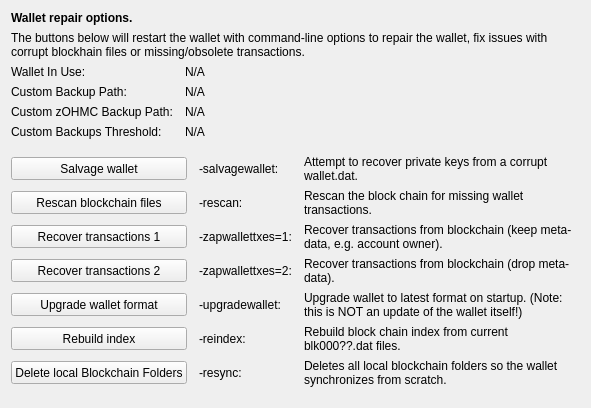
     <widget class="QWidget" name="tab_repair">
      <attribute name="title">
       <string>&amp;Wallet Repair</string>
      </attribute>
      <layout class="QGridLayout" name="gridLayout_4" columnstretch="0,0,0,0">
       <property name="horizontalSpacing">
        <number>12</number>
       </property>
       <item row="0" column="0" colspan="4">
        <widget class="QLabel" name="label_repair_header">
         <property name="font">
          <font>
           <weight>75</weight>
           <bold>true</bold>
          </font>
         </property>
         <property name="text">
          <string>Wallet repair options.</string>
         </property>
        </widget>
       </item>
       <item row="1" column="0" colspan="4">
        <widget class="QLabel" name="label_repair_helptext">
         <property name="font">
          <font>
           <weight>50</weight>
           <bold>false</bold>
          </font>
         </property>
         <property name="text">
          <string>The buttons below will restart the wallet with command-line options to repair the wallet, fix issues with corrupt blockhain files or missing/obsolete transactions.</string>
         </property>
         <property name="wordWrap">
          <bool>true</bool>
         </property>
        </widget>
       </item>
       <item row="2" column="0">
        <widget class="QLabel" name="wallet_path_label">
         <property name="text">
          <string>Wallet In Use:</string>
         </property>
        </widget>
       </item>
       <item row="2" column="1" colspan="3">
        <widget class="QLabel" name="wallet_path">
         <property name="cursor">
          <cursorShape>IBeamCursor</cursorShape>
         </property>
         <property name="text">
          <string>N/A</string>
         </property>
         <property name="textFormat">
          <enum>Qt::PlainText</enum>
         </property>
         <property name="textInteractionFlags">
          <set>Qt::LinksAccessibleByMouse|Qt::TextSelectableByKeyboard|Qt::TextSelectableByMouse</set>
         </property>
        </widget>
       </item>
       <item row="3" column="0">
        <widget class="QLabel" name="wallet_custombackuppath_label">
         <property name="text">
          <string>Custom Backup Path:</string>
         </property>
         <property name="visible">
          <bool>false</bool>
         </property>
        </widget>
       </item>
       <item row="3" column="1" colspan="3">
        <widget class="QLabel" name="wallet_custombackuppath">
         <property name="cursor">
          <cursorShape>IBeamCursor</cursorShape>
         </property>
         <property name="text">
          <string>N/A</string>
         </property>
         <property name="textFormat">
          <enum>Qt::PlainText</enum>
         </property>
         <property name="textInteractionFlags">
          <set>Qt::LinksAccessibleByMouse|Qt::TextSelectableByKeyboard|Qt::TextSelectableByMouse</set>
         </property>
         <property name="visible">
          <bool>false</bool>
         </property>
        </widget>
       </item>
       <item row="4" column="0">
        <widget class="QLabel" name="wallet_customzohmcbackuppath_label">
         <property name="text">
          <string>Custom zOHMC Backup Path:</string>
         </property>
         <property name="visible">
          <bool>false</bool>
         </property>
        </widget>
       </item>
       <item row="4" column="1" colspan="3">
        <widget class="QLabel" name="wallet_customzohmcbackuppath">
         <property name="cursor">
          <cursorShape>IBeamCursor</cursorShape>
         </property>
         <property name="text">
          <string>N/A</string>
         </property>
         <property name="textFormat">
          <enum>Qt::PlainText</enum>
         </property>
         <property name="textInteractionFlags">
          <set>Qt::LinksAccessibleByMouse|Qt::TextSelectableByKeyboard|Qt::TextSelectableByMouse</set>
         </property>
         <property name="visible">
          <bool>false</bool>
         </property>
        </widget>
       </item>
       <item row="5" column="0">
        <widget class="QLabel" name="wallet_custombackupthreshold_label">
         <property name="text">
          <string>Custom Backups Threshold:</string>
         </property>
         <property name="visible">
          <bool>false</bool>
         </property>
        </widget>
       </item>
       <item row="5" column="1" colspan="3">
        <widget class="QLabel" name="wallet_custombackupthreshold">
         <property name="cursor">
          <cursorShape>IBeamCursor</cursorShape>
         </property>
         <property name="text">
          <string>N/A</string>
         </property>
         <property name="textFormat">
          <enum>Qt::PlainText</enum>
         </property>
         <property name="textInteractionFlags">
          <set>Qt::LinksAccessibleByMouse|Qt::TextSelectableByKeyboard|Qt::TextSelectableByMouse</set>
         </property>
         <property name="visible">
          <bool>false</bool>
         </property>
        </widget>
       </item>
       <item row="6" column="0">
        <spacer name="verticalSpacer_repair1">
         <property name="orientation">
          <enum>Qt::Vertical</enum>
         </property>
         <property name="sizeHint" stdset="0">
          <size>
           <width>10</width>
           <height>10</height>
          </size>
         </property>
        </spacer>
       </item>
       <item row="7" column="0" colspan="2">
        <widget class="QPushButton" name="btn_salvagewallet">
         <property name="minimumSize">
          <size>
           <width>100</width>
           <height>23</height>
          </size>
         </property>
         <property name="text">
          <string>Salvage wallet</string>
         </property>
        </widget>
       </item>
       <item row="7" column="2">
        <widget class="QLabel" name="label_repair_salvage_command">
         <property name="text">
          <string notr="true">-salvagewallet:</string>
         </property>
        </widget>
       </item>
       <item row="7" column="3">
        <widget class="QLabel" name="label_repair_salvage">
         <property name="text">
          <string>Attempt to recover private keys from a corrupt wallet.dat.</string>
         </property>
         <property name="wordWrap">
          <bool>true</bool>
         </property>
        </widget>
       </item>
       <item row="8" column="0" colspan="2">
        <widget class="QPushButton" name="btn_rescan">
         <property name="minimumSize">
          <size>
           <width>100</width>
           <height>23</height>
          </size>
         </property>
         <property name="text">
          <string>Rescan blockchain files</string>
         </property>
        </widget>
       </item>
       <item row="8" column="2">
        <widget class="QLabel" name="label_repair_rescan_command">
         <property name="text">
          <string notr="true">-rescan:</string>
         </property>
        </widget>
       </item>
       <item row="8" column="3">
        <widget class="QLabel" name="label_repair_rescan">
         <property name="text">
          <string>Rescan the block chain for missing wallet transactions.</string>
         </property>
         <property name="wordWrap">
          <bool>true</bool>
         </property>
        </widget>
       </item>
       <item row="9" column="0" colspan="2">
        <widget class="QPushButton" name="btn_zapwallettxes1">
         <property name="minimumSize">
          <size>
           <width>100</width>
           <height>23</height>
          </size>
         </property>
         <property name="text">
          <string>Recover transactions 1</string>
         </property>
        </widget>
       </item>
       <item row="9" column="2">
        <widget class="QLabel" name="label_repair_zap1_command">
         <property name="text">
          <string notr="true">-zapwallettxes=1:</string>
         </property>
        </widget>
       </item>
       <item row="9" column="3">
        <widget class="QLabel" name="label_repair_zap1">
         <property name="text">
          <string>Recover transactions from blockchain (keep meta-data, e.g. account owner).</string>
         </property>
         <property name="wordWrap">
          <bool>true</bool>
         </property>
        </widget>
       </item>
       <item row="10" column="0" colspan="2">
        <widget class="QPushButton" name="btn_zapwallettxes2">
         <property name="minimumSize">
          <size>
           <width>100</width>
           <height>23</height>
          </size>
         </property>
         <property name="text">
          <string>Recover transactions 2</string>
         </property>
        </widget>
       </item>
       <item row="10" column="2">
        <widget class="QLabel" name="label_repair_zap2_command">
         <property name="text">
          <string notr="true">-zapwallettxes=2:</string>
         </property>
        </widget>
       </item>
       <item row="10" column="3">
        <widget class="QLabel" name="label_repair_zap2">
         <property name="text">
          <string>Recover transactions from blockchain (drop meta-data).</string>
         </property>
         <property name="wordWrap">
          <bool>true</bool>
         </property>
        </widget>
       </item>
       <item row="11" column="0" colspan="2">
        <widget class="QPushButton" name="btn_upgradewallet">
         <property name="minimumSize">
          <size>
           <width>100</width>
           <height>23</height>
          </size>
         </property>
         <property name="text">
          <string>Upgrade wallet format</string>
         </property>
        </widget>
       </item>
       <item row="11" column="2">
        <widget class="QLabel" name="label_repair_upgrade_command">
         <property name="text">
          <string notr="true">-upgradewallet:</string>
         </property>
        </widget>
       </item>
       <item row="11" column="3">
        <widget class="QLabel" name="label_repair_upgrade">
         <property name="text">
          <string>Upgrade wallet to latest format on startup. (Note: this is NOT an update of the wallet itself!)</string>
         </property>
         <property name="wordWrap">
          <bool>true</bool>
         </property>
        </widget>
       </item>
       <item row="12" column="0" colspan="2">
        <widget class="QPushButton" name="btn_reindex">
         <property name="minimumSize">
          <size>
           <width>100</width>
           <height>23</height>
          </size>
         </property>
         <property name="text">
          <string>Rebuild index</string>
         </property>
        </widget>
       </item>
       <item row="12" column="2">
        <widget class="QLabel" name="label_repair_reindex_command">
         <property name="text">
          <string notr="true">-reindex:</string>
         </property>
        </widget>
       </item>
       <item row="12" column="3">
        <widget class="QLabel" name="label_repair_reindex">
         <property name="text">
          <string>Rebuild block chain index from current blk000??.dat files.</string>
         </property>
         <property name="wordWrap">
          <bool>true</bool>
         </property>
        </widget>
       </item>
       <item row="13" column="0" colspan="2">
        <widget class="QPushButton" name="btn_resync">
         <property name="minimumSize">
          <size>
           <width>100</width>
           <height>23</height>
          </size>
         </property>
         <property name="text">
          <string>Delete local Blockchain Folders</string>
         </property>
        </widget>
       </item>
       <item row="13" column="2">
        <widget class="QLabel" name="label_repair_resync_command">
         <property name="text">
          <string>-resync:</string>
         </property>
        </widget>
       </item>
       <item row="13" column="3">
        <widget class="QLabel" name="label_repair_resync">
         <property name="text">
          <string>Deletes all local blockchain folders so the wallet synchronizes from scratch.</string>
         </property>
         <property name="wordWrap">
          <bool>true</bool>
         </property>
        </widget>
       </item>
       <item row="14" column="0">
        <spacer name="verticalSpacer_repair2">
         <property name="orientation">
          <enum>Qt::Vertical</enum>
         </property>
         <property name="sizeHint" stdset="0">
          <size>
           <width>20</width>
           <height>10</height>
          </size>
         </property>
        </spacer>
       </item>
      </layout>
     </widget>
